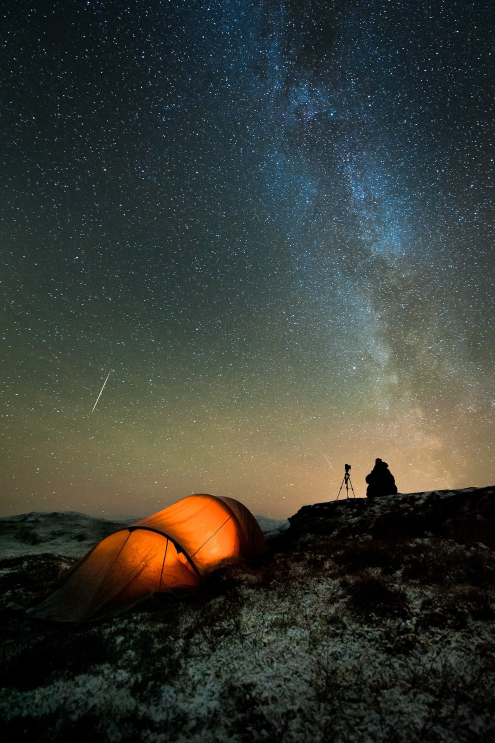
#> input picture openCV/galaxy.jpg, 990 x 1485 px (shown at 1/2 size)
$ python cv.py
#> lines starting #> are read from the running program, lines starting #| are printed output that depends on the picture
import cv2

img = cv2.imread('galaxy.jpg', 0)
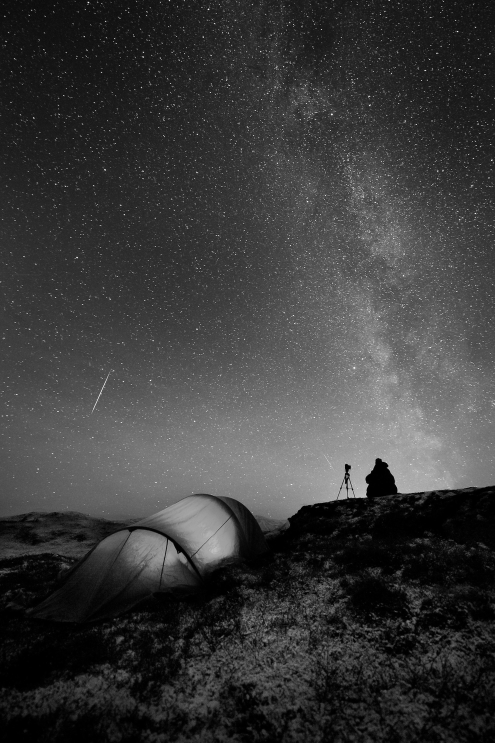
#> img: shape (1485, 990) (shown at 1/2 size); min 0, max 255, mean 58.4


print(len(img),len(img[1]))
#| 1485 990
print(img.shape)
#| (1485, 990)

scale = 3

img = cv2.resize(img, (int(img.shape[1]/2), int(img.shape[0]/2)))
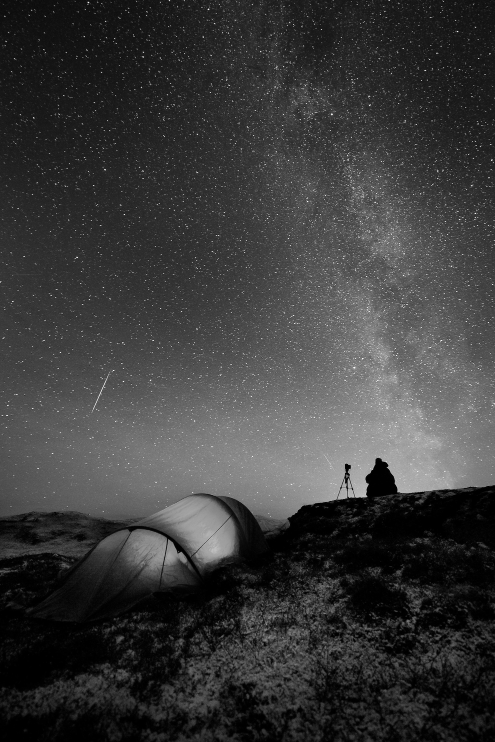
#> img: shape (742, 495); min 0, max 252, mean 58.3
cv2.imshow('galaxy', img)
cv2.waitKey(000)
cv2.destroyAllWindows()

$ run again, with openCV/Lighthouse.jpg copied over openCV/galaxy.jpg
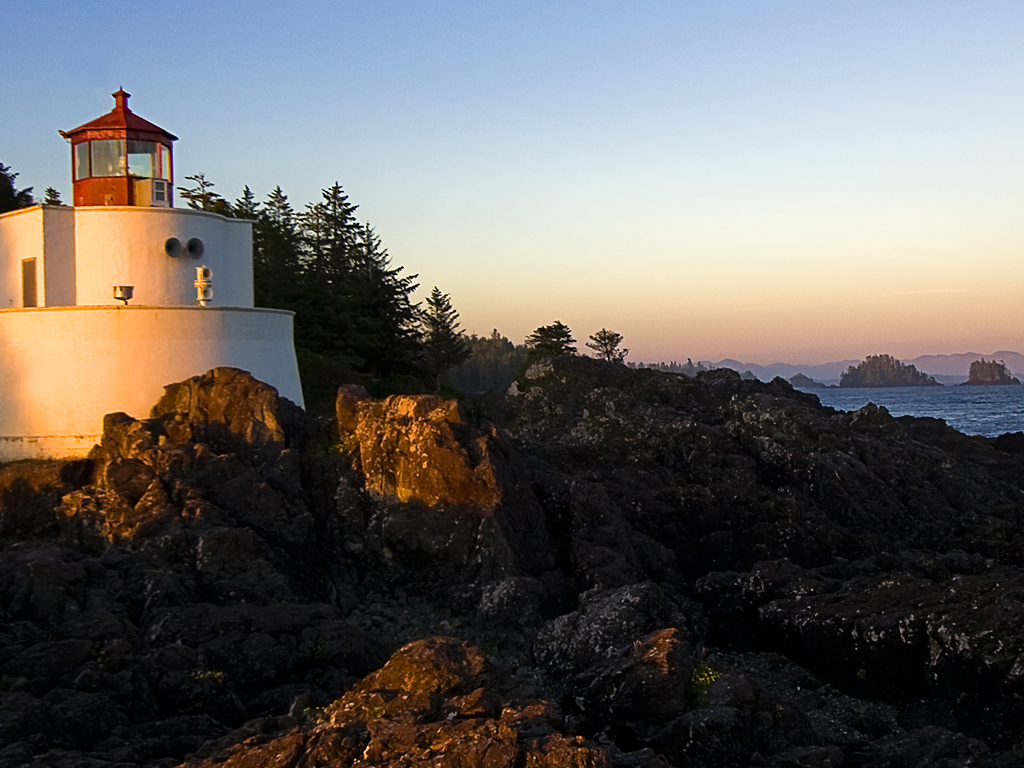
#> input picture openCV/Lighthouse.jpg, 1024 x 768 px
#> `img = cv2.imread('galaxy.jpg', 0)`:
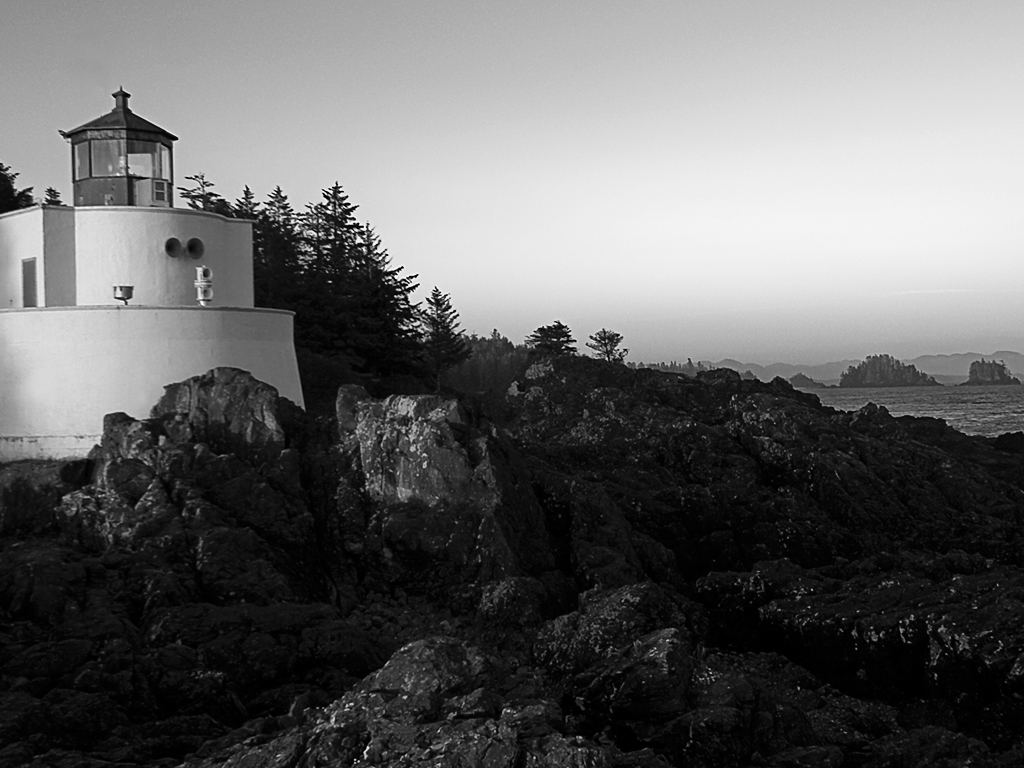
#> img: shape (768, 1024); min 0, max 255, mean 101.6
#| 768 1024
#| (768, 1024)

$ run again, with openCV/Moon sinking, sun rising.jpg copied over openCV/galaxy.jpg
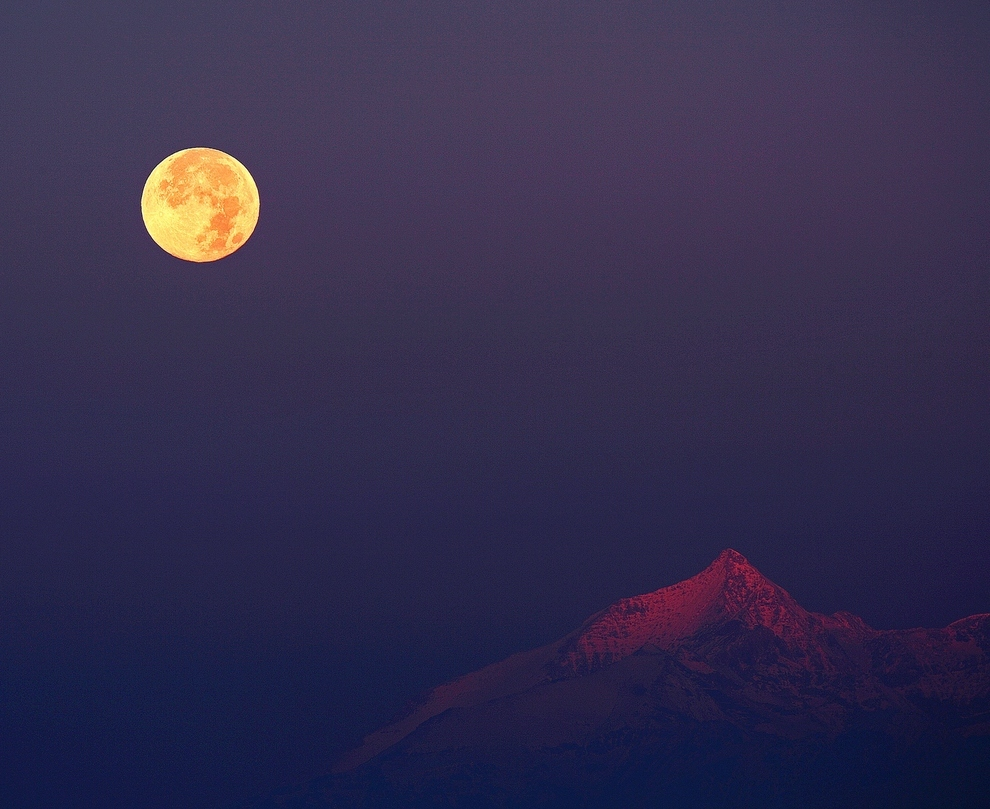
#> input picture openCV/Moon sinking, sun rising.jpg, 990 x 809 px
#> `img = cv2.imread('galaxy.jpg', 0)`:
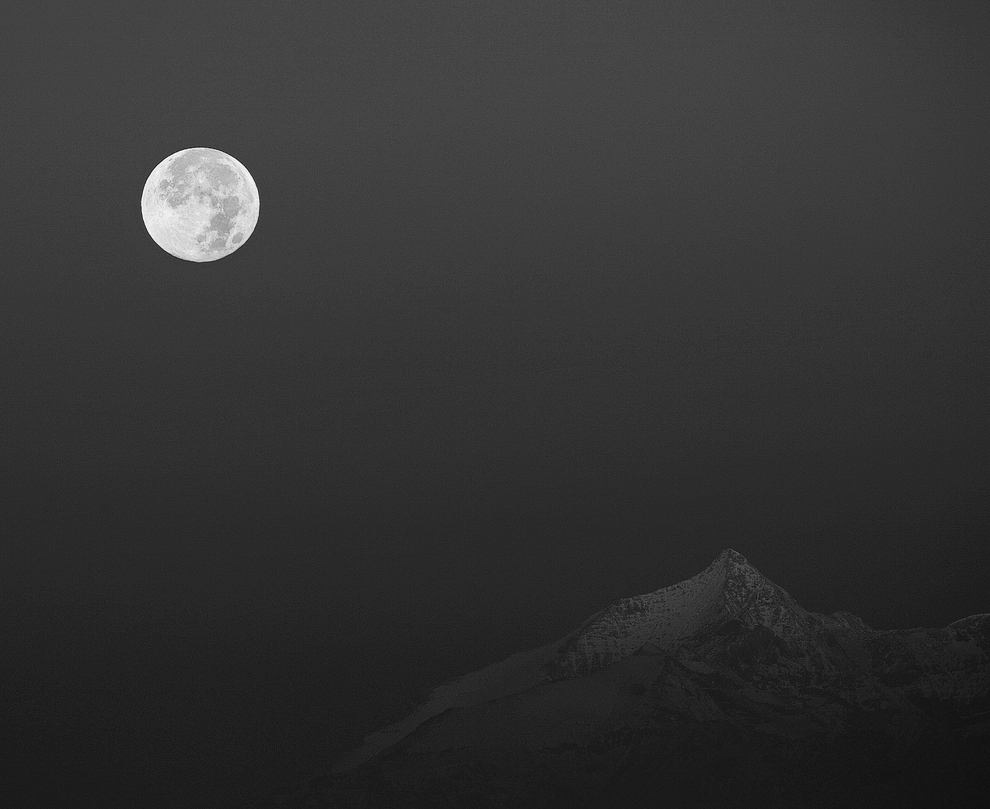
#> img: shape (809, 990); min 12, max 251, mean 51
#| 809 990
#| (809, 990)

$ run again, with openCV/kangaroos-rain-australia_71370_990x742.jpg copied over openCV/galaxy.jpg
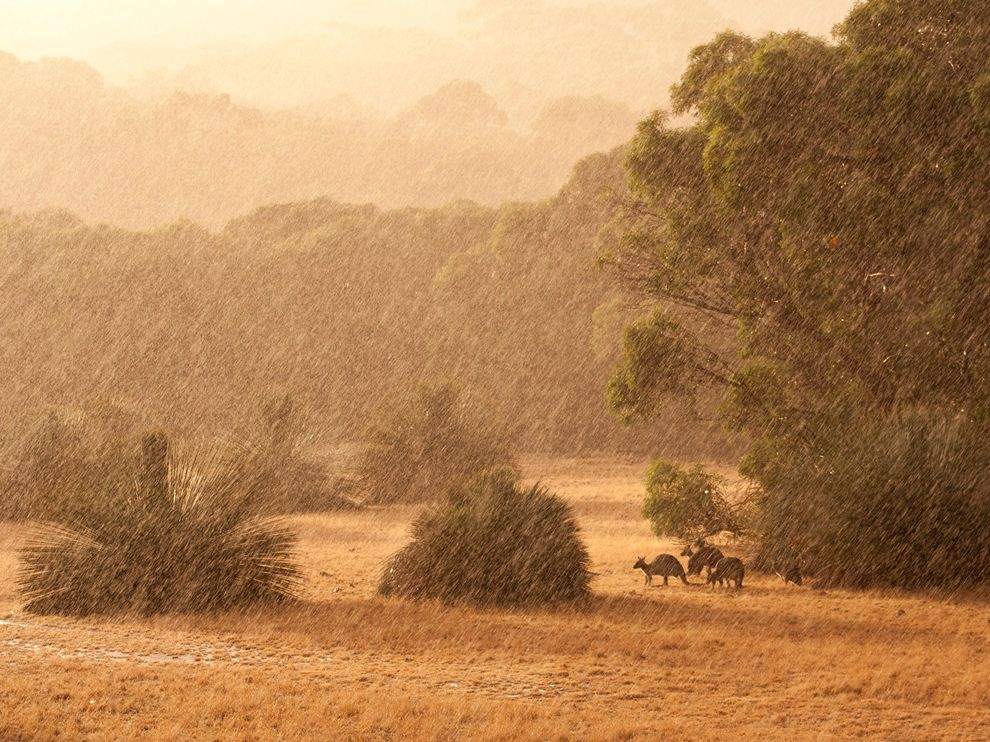
#> input picture openCV/kangaroos-rain-australia_71370_990x742.jpg, 990 x 742 px
#> `img = cv2.imread('galaxy.jpg', 0)`:
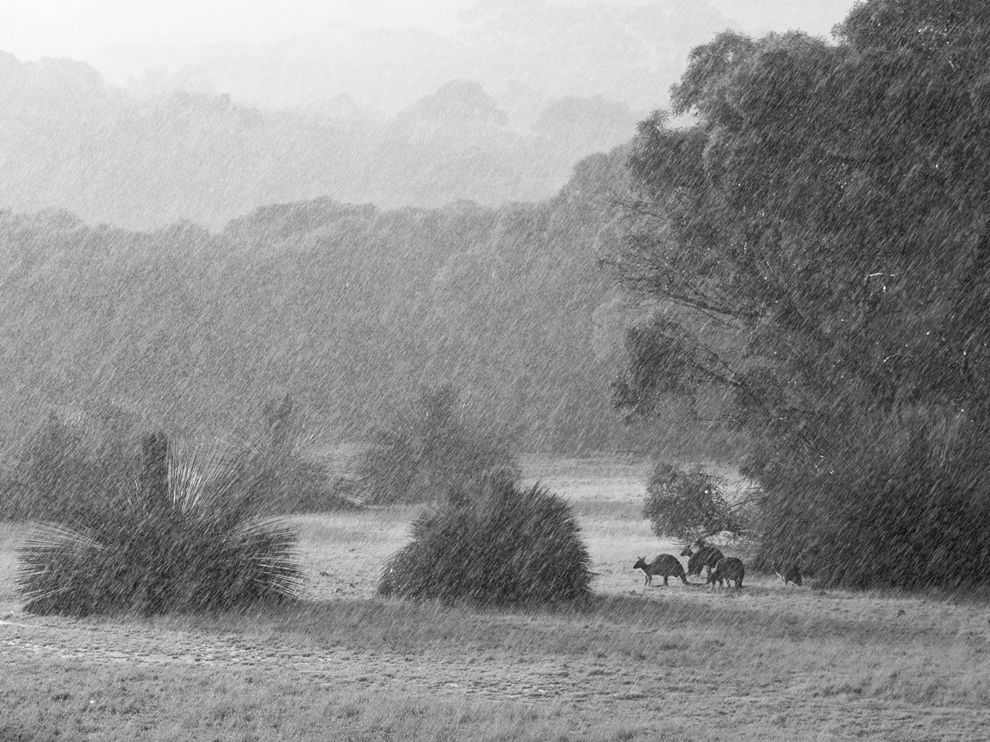
#> img: shape (742, 990); min 7, max 255, mean 141.3
#| 742 990
#| (742, 990)
